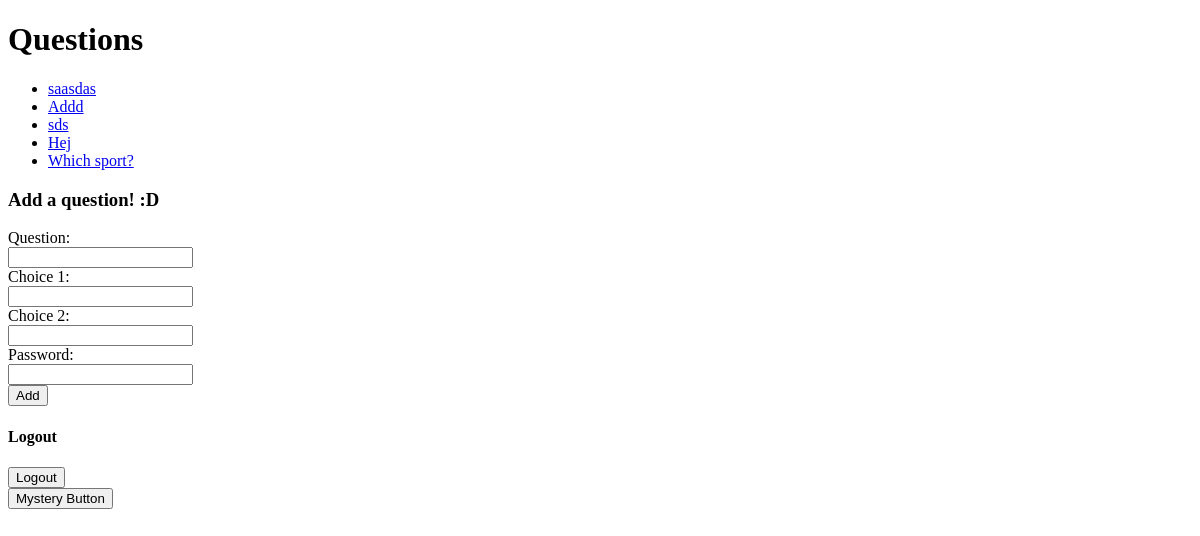
/polls/, run on an earlier commit of the app's database.
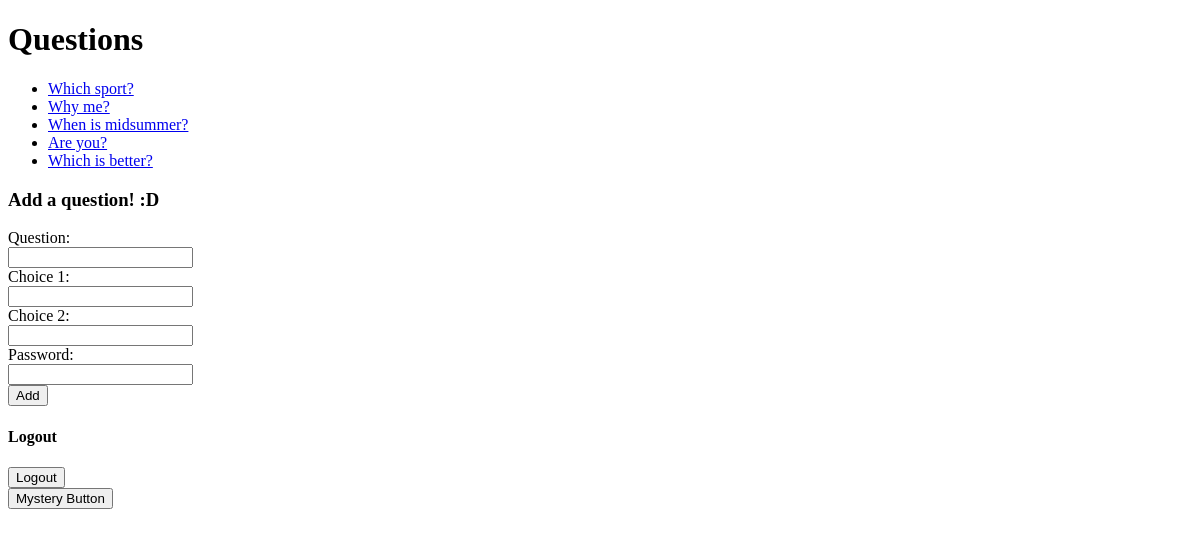
And on a later commit of the database.
### polls/models.py (models this page shows, shortened)
class Question(models.Model):
    question_text = models.CharField(max_length=200)
    pub_date = models.DateTimeField('date published')

### polls/views.py (the view)
# urls.py: path('polls/', views.index, name='index'),
def index(request):
    latest_question_list = Question.objects.order_by('-pub_date')[:5]
    context = {'latest_question_list': latest_question_list}
    return render(request, 'polls/index.html', context)

### polls/templates/polls/index.html (shortened to what this page needs)
<!DOCTYPE html>
<html lang="en">
  <head>
  </head>
  <body>
    <h1>Questions</h1>
    <div>
    {% if latest_question_list %}
        <ul>
        {% for question in latest_question_list %}
            <li><a href="{% url 'detail' question.id %}">
              {{ question.question_text }}
            </a></li>
        {% endfor %}
        </ul>
    {% else %}
        <p>No polls are available.</p>
    {% endif %}
    </div>
    <div>
        <h3>Add a question! :D</h3>
        <form action="{% url 'addquestion' %}" method="GET">
            <label for="q">Question:</label><br>
            <input type="text" name="q"><br>
            <label for="c1">Choice 1:</label><br>
            <input type="text" name="c1"><br>
            <label for="c2">Choice 2:</label><br>
            <input type="text" name="c2"><br>
            <label for="pw">Password:</label><br>
            <input type="password" name="pw"><br>
            <input type="submit" value="Add"><br>
        </form>
    </div>
    <div>
      <h4>Logout</h4>
      <form action="{% url 'logout' %}" method="POST">
          <input type="submit" value="Logout"/>
      </form>
    </div>
    <form action="{% url 'mystery' %}" method="POST">
        <input type="submit" value="Mystery Button"/>
  </form>
  </body>
</html>

What changed in the data, as far as the page shows it:
removed Question: question_text "saasdas"
removed Question: question_text "Addd"
removed Question: question_text "sds"
removed Question: question_text "Hej"
now on this page (row unchanged): Question: question_text "Why me?"
now on this page (row unchanged): Question: question_text "When is midsummer?"
now on this page (row unchanged): Question: question_text "Are you?"
now on this page (row unchanged): Question: question_text "Which is better?"
